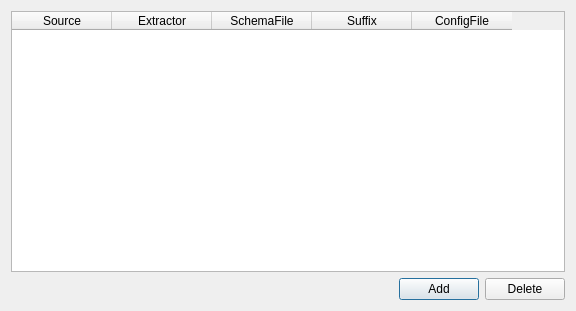
<ui version="4.0" >
 <class>sourceEditor</class>
 <widget class="QDialog" name="sourceEditor" >
  <property name="geometry" >
   <rect>
    <x>0</x>
    <y>0</y>
    <width>576</width>
    <height>311</height>
   </rect>
  </property>
  <property name="windowTitle" >
   <string>Dialog</string>
  </property>
  <layout class="QVBoxLayout" name="verticalLayout_2" >
   <item>
    <layout class="QVBoxLayout" name="verticalLayout" >
     <item>
      <widget class="QTableWidget" name="parameterTable" >
       <property name="styleSheet" >
        <string notr="true" />
       </property>
       <column>
        <property name="text" >
         <string>Source</string>
        </property>
       </column>
       <column>
        <property name="text" >
         <string>Extractor</string>
        </property>
       </column>
       <column>
        <property name="text" >
         <string>SchemaFile</string>
        </property>
       </column>
       <column>
        <property name="text" >
         <string>Suffix</string>
        </property>
       </column>
       <column>
        <property name="text" >
         <string>ConfigFile</string>
        </property>
       </column>
      </widget>
     </item>
     <item>
      <layout class="QHBoxLayout" name="horizontalLayout" >
       <item>
        <spacer name="horizontalSpacer" >
         <property name="orientation" >
          <enum>Qt::Horizontal</enum>
         </property>
         <property name="sizeHint" stdset="0" >
          <size>
           <width>288</width>
           <height>20</height>
          </size>
         </property>
        </spacer>
       </item>
       <item>
        <widget class="QPushButton" name="addButton" >
         <property name="text" >
          <string>Add</string>
         </property>
        </widget>
       </item>
       <item>
        <widget class="QPushButton" name="deleteButton" >
         <property name="text" >
          <string>Delete</string>
         </property>
        </widget>
       </item>
      </layout>
     </item>
    </layout>
   </item>
  </layout>
 </widget>
 <resources>
  <include location="images.qrc" />
 </resources>
 <connections/>
</ui>
